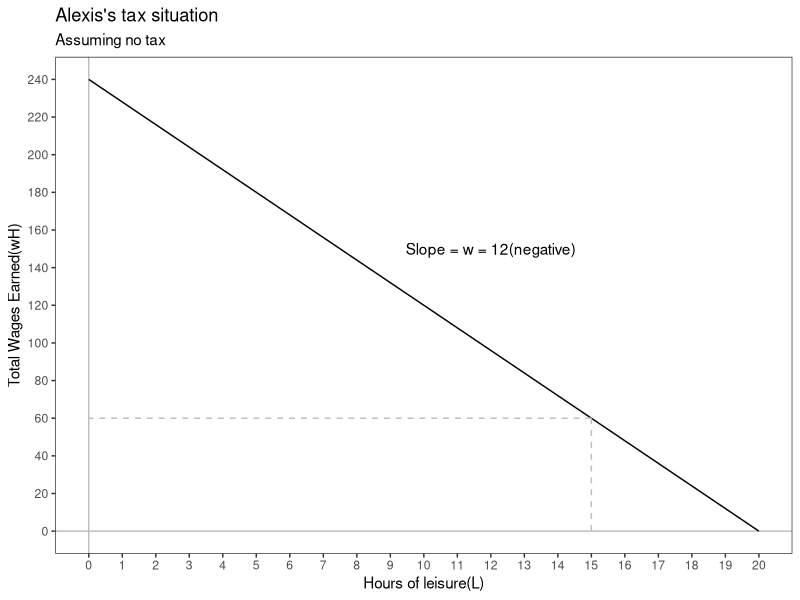
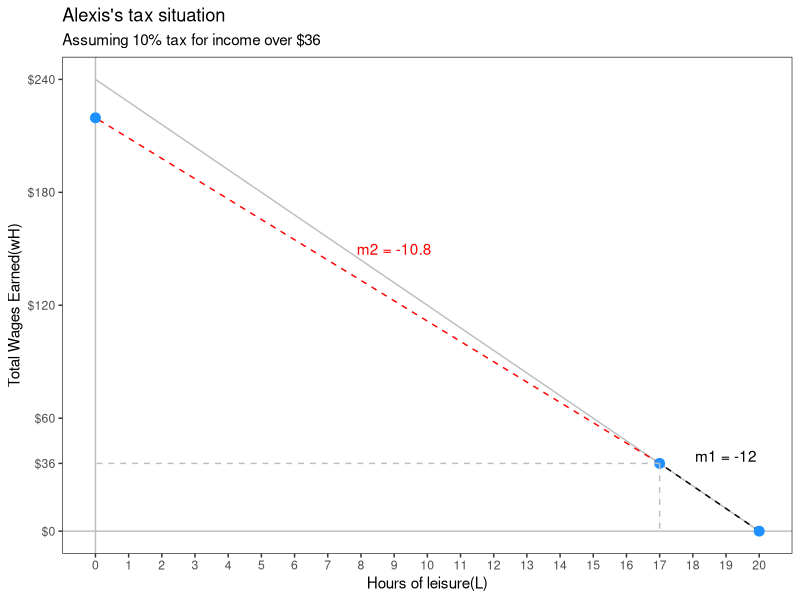
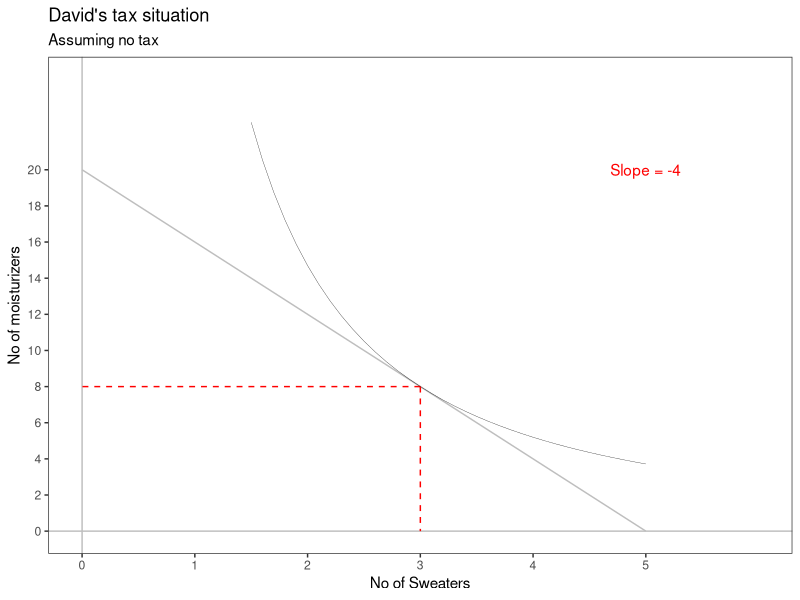
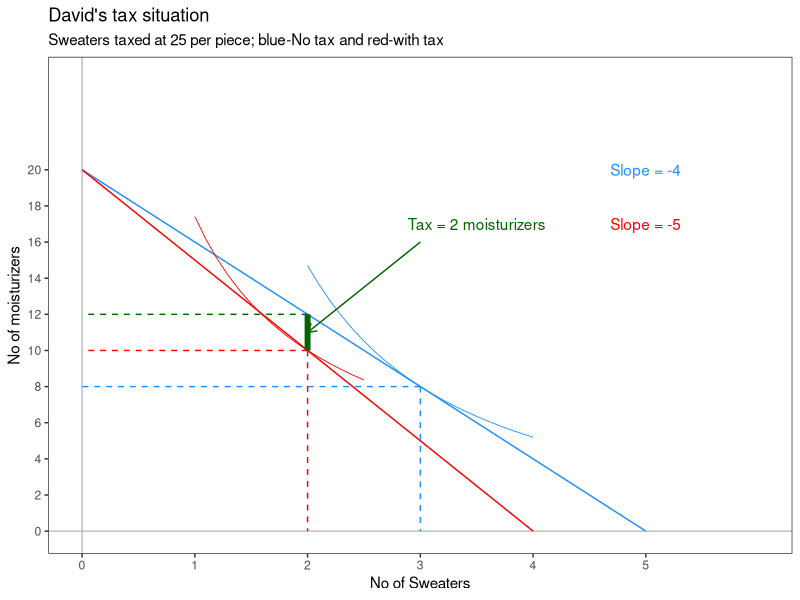

Reproduce these figures in R, in order.
## ---- chunk 1

library(knitr)
knitr::opts_chunk$set(cache = TRUE,
                      echo = FALSE, 
                      message = FALSE, 
                      warning = FALSE, 
                      cache.lazy = FALSE, 
                      fig.align = "center", 
                      fig.width = 6, 
                      fig.height = 4)
library(tidyverse)
library(magrittr)
library(scales)
## ---- chunk 2
ggplot()+
  theme_bw()+
  theme(panel.grid = element_blank())+
  scale_x_continuous(limits = c(0,20), breaks = seq(0,20))+
  scale_y_continuous(limits = c(0,240), breaks = seq(0,240,20))+
  geom_hline(yintercept = 0,color = "grey")+
  geom_vline(xintercept = 0,color = "grey")+
  labs(title = "Alexis's tax situation",subtitle = "Assuming no tax",x = "Hours of leisure(L)", y = "Total Wages Earned(wH)")+
  annotate(geom = "segment", x = 20,y = 0,xend = 0,yend = 240)+
  annotate(geom = "segment", x = 15,y = 60,xend = 15,yend = 0, color = "grey", linetype = "dashed")+
  annotate(geom = "segment", x = 15,y = 60,xend = 0,yend = 60, color = "grey", linetype = "dashed")+
  annotate(geom = "text", label = "Slope = w = 12(negative)", x = 12, y = 150)
## ---- chunk 3
ggplot()+
  theme_bw()+
  theme(panel.grid = element_blank())+
  scale_x_continuous(limits = c(0,20), breaks = seq(0,20))+
  scale_y_continuous(limits = c(0,240), breaks = c(seq(0,240,60),36), labels = comma_format(prefix = "$"))+
  geom_hline(yintercept = 0,color = "grey")+
  geom_vline(xintercept = 0,color = "grey")+
  labs(title = "Alexis's tax situation",subtitle = "Assuming 10% tax for income over $36",x = "Hours of leisure(L)", y = "Total Wages Earned(wH)")+
  annotate(geom = "segment", x = 20,y = 0,xend = 0,yend = 240, color = "grey")+
  annotate(geom = "segment", x = 20,y = 0,xend = 17,yend = 36, color = "black", linetype = "dashed")+
  annotate(geom = "segment", x = 17,y = 36,xend = 0,yend = 219.6, color = "red", linetype = "dashed")+
  annotate(geom = "text", label = "m1 = -12", x = 19, y = 40, color = "black")+
  annotate(geom = "text", label = "m2 = -10.8", x = 9, y = 150, color = "red")+
  annotate(geom = "point", x = c(0,17,20), y = c(219.6,36,0), color = "dodgerblue", size = 3)+
  annotate(geom = "segment", x = 17,y = 36,xend = 17,yend = 0, color = "grey", linetype = "dashed")+
  annotate(geom = "segment", x = 17,y = 36,xend = 0,yend = 36, color = "grey", linetype = "dashed")
## ---- chunk 4
ggplot()+
  theme_bw()+
  theme(panel.grid = element_blank())+
  scale_x_continuous(limits = c(0,6), breaks = seq(0,5))+
  scale_y_continuous(limits = c(0,25), breaks = seq(0,20,2))+
  geom_hline(yintercept = 0,color = "grey")+
  geom_vline(xintercept = 0,color = "grey")+
  labs(title = "David's tax situation",subtitle = "Assuming no tax",x = "No of Sweaters", y = "No of moisturizers")+
  annotate(geom = "segment", x = 5,y = 0,xend = 0,yend = 20, color = "grey")+
  annotate(geom = "text", x = 5, y = 20, label = "Slope = -4", color = "red")+
  annotate(geom = "segment", x = 3, y = 8, xend = 3, yend = 0, color = "red", linetype = "dashed")+
  annotate(geom = "segment", x = 3, y = 8, xend = 0, yend = 8, color = "red", linetype = "dashed")+
  annotate(geom = "line", x = seq(0,5,0.1), y = sqrt(1728/seq(0,5,0.1)^3), size = 0.1)
  
## ---- chunk 5
ggplot()+
  theme_bw()+
  theme(panel.grid = element_blank())+
  scale_x_continuous(limits = c(0,6), breaks = seq(0,5))+
  scale_y_continuous(limits = c(0,25), breaks = seq(0,20,2))+
  geom_hline(yintercept = 0,color = "grey")+
  geom_vline(xintercept = 0,color = "grey")+
  labs(title = "David's tax situation",subtitle = "Sweaters taxed at 25 per piece; blue-No tax and red-with tax",x = "No of Sweaters", y = "No of moisturizers")+
  annotate(geom = "segment", x = 5,y = 0,xend = 0,yend = 20, color = "dodgerblue")+
  annotate(geom = "segment", x = 4,y = 0,xend = 0,yend = 20, color = "red")+
  annotate(geom = "text", x = 5, y = 20, label = "Slope = -4", color = "dodgerblue")+
  annotate(geom = "text", x = 5, y = 17, label = "Slope = -5", color = "red")+
  annotate(geom = "segment", x = 3, y = 8, xend = 3, yend = 0, color = "dodgerblue", linetype = "dashed")+
  annotate(geom = "segment", x = 3, y = 8, xend = 0, yend = 8, color = "dodgerblue", linetype = "dashed")+
  annotate(geom = "segment", x = 2, y = 10, xend = 2, yend = 0, color = "red", linetype = "dashed")+
  annotate(geom = "segment", x = 2, y = 10, xend = 0, yend = 10, color = "red", linetype = "dashed")+
  annotate(geom = "line", x = seq(2,4,0.1), y = sqrt(1728/seq(2,4,0.1)^3), size = 0.3, color = "dodgerblue")+
  annotate(geom = "line", x = seq(1,2.5,0.1), y = (1600000/seq(1,2.5,0.1)^4)^0.2, size = 0.3, color = "red")+
  annotate(geom = "segment", x = 2,y = 10, xend = 2, yend = 12, color = "darkgreen", size = 2)+
  annotate(geom = "segment", x = 2, y = 12, xend = 0, yend = 12, color = "darkgreen", linetype = "dashed")+
  annotate(geom = "segment", x = 3, y = 16, xend = 2, yend = 11, arrow = arrow(length = unit(0.25, "cm")), color = "darkgreen")+
  annotate(geom = "text", x = 3.5, y = 17, label = "Tax = 2 moisturizers", color = "darkgreen")
  
